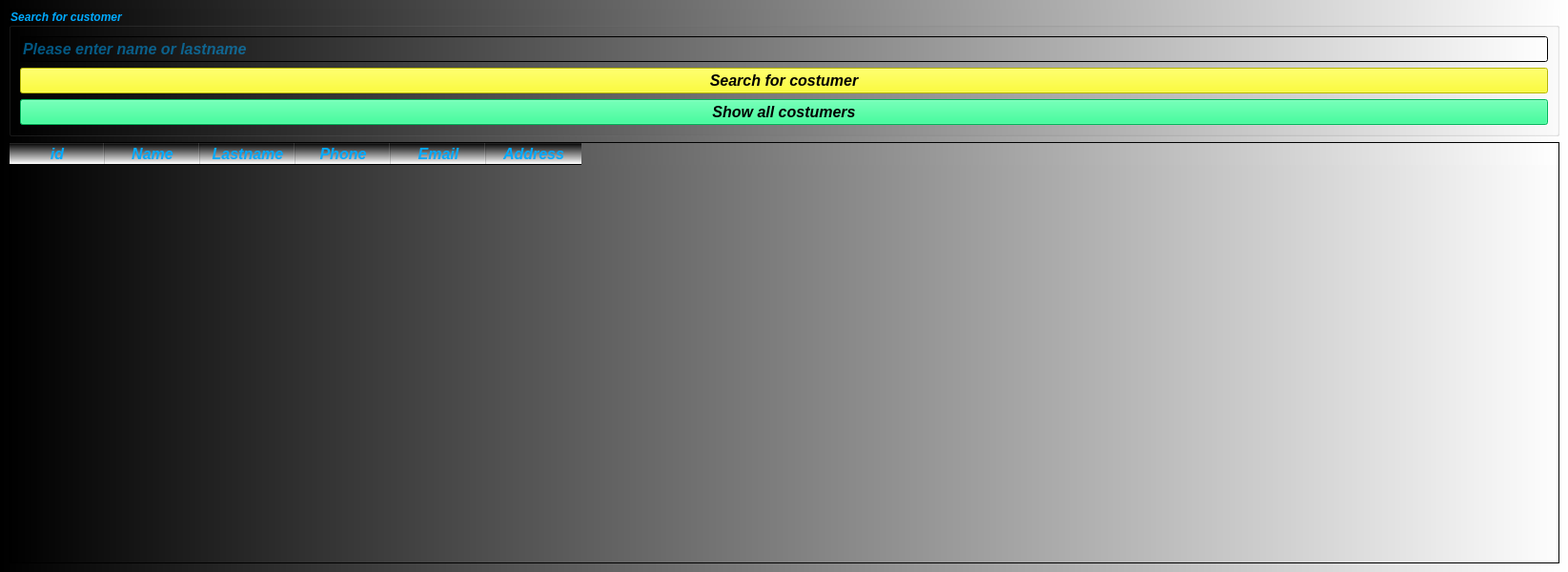
<?xml version="1.0" encoding="UTF-8"?>
<ui version="4.0">
 <class>ShowCostumersTable</class>
 <widget class="QMainWindow" name="ShowCostumersTable">
  <property name="geometry">
   <rect>
    <x>0</x>
    <y>0</y>
    <width>1645</width>
    <height>600</height>
   </rect>
  </property>
  <property name="font">
   <font>
    <pointsize>12</pointsize>
    <italic>true</italic>
    <bold>true</bold>
   </font>
  </property>
  <property name="windowTitle">
   <string>Show existing costumers</string>
  </property>
  <property name="toolTip">
   <string>Show existing costumers</string>
  </property>
  <property name="styleSheet">
   <string notr="true">color: rgb(0, 170, 255);
background-color: qlineargradient(spread:pad, x1:0, y1:0, x2:1, y2:0, stop:0 rgba(0, 0, 0, 255), stop:1 rgba(255, 255, 255, 255));</string>
  </property>
  <widget class="QWidget" name="centralwidget">
   <layout class="QGridLayout" name="gridLayout_2">
    <item row="0" column="0">
     <widget class="QGroupBox" name="groupBox">
      <property name="font">
       <font>
        <italic>true</italic>
        <bold>true</bold>
       </font>
      </property>
      <property name="title">
       <string>Search for customer</string>
      </property>
      <layout class="QGridLayout" name="gridLayout">
       <item row="0" column="0">
        <widget class="QLineEdit" name="lineEdit_nameOrLastname">
         <property name="font">
          <font>
           <pointsize>12</pointsize>
           <italic>true</italic>
           <bold>true</bold>
          </font>
         </property>
         <property name="placeholderText">
          <string>Please enter name or lastname</string>
         </property>
        </widget>
       </item>
       <item row="1" column="0">
        <widget class="QPushButton" name="pushButton_search">
         <property name="font">
          <font>
           <pointsize>12</pointsize>
           <italic>true</italic>
           <bold>true</bold>
          </font>
         </property>
         <property name="styleSheet">
          <string notr="true">color: rgb(0, 0, 0);
background-color: rgb(255, 255, 0);</string>
         </property>
         <property name="text">
          <string>Search for costumer</string>
         </property>
        </widget>
       </item>
       <item row="2" column="0">
        <widget class="QPushButton" name="pushButton_show">
         <property name="font">
          <font>
           <pointsize>12</pointsize>
           <italic>true</italic>
           <bold>true</bold>
          </font>
         </property>
         <property name="styleSheet">
          <string notr="true">color: rgb(0, 0, 0);
background-color: rgb(0, 255, 127);</string>
         </property>
         <property name="text">
          <string>Show all costumers</string>
         </property>
        </widget>
       </item>
      </layout>
     </widget>
    </item>
    <item row="1" column="0">
     <widget class="QTableWidget" name="tableWidget">
      <property name="font">
       <font>
        <pointsize>12</pointsize>
        <italic>true</italic>
        <bold>true</bold>
       </font>
      </property>
      <property name="editTriggers">
       <set>QAbstractItemView::NoEditTriggers</set>
      </property>
      <property name="alternatingRowColors">
       <bool>true</bool>
      </property>
      <property name="columnCount">
       <number>6</number>
      </property>
      <column>
       <property name="text">
        <string>id</string>
       </property>
       <property name="font">
        <font>
         <pointsize>12</pointsize>
         <italic>true</italic>
         <bold>true</bold>
        </font>
       </property>
      </column>
      <column>
       <property name="text">
        <string>Name</string>
       </property>
       <property name="font">
        <font>
         <pointsize>12</pointsize>
         <italic>true</italic>
         <bold>true</bold>
        </font>
       </property>
      </column>
      <column>
       <property name="text">
        <string>Lastname</string>
       </property>
       <property name="font">
        <font>
         <pointsize>12</pointsize>
         <italic>true</italic>
         <bold>true</bold>
        </font>
       </property>
      </column>
      <column>
       <property name="text">
        <string>Phone</string>
       </property>
       <property name="font">
        <font>
         <pointsize>12</pointsize>
         <italic>true</italic>
         <bold>true</bold>
        </font>
       </property>
      </column>
      <column>
       <property name="text">
        <string>Email</string>
       </property>
       <property name="font">
        <font>
         <pointsize>12</pointsize>
         <italic>true</italic>
         <bold>true</bold>
        </font>
       </property>
      </column>
      <column>
       <property name="text">
        <string>Address</string>
       </property>
       <property name="font">
        <font>
         <pointsize>12</pointsize>
         <italic>true</italic>
         <bold>true</bold>
        </font>
       </property>
      </column>
     </widget>
    </item>
   </layout>
  </widget>
  <widget class="QMenuBar" name="menubar">
   <property name="geometry">
    <rect>
     <x>0</x>
     <y>0</y>
     <width>1645</width>
     <height>26</height>
    </rect>
   </property>
  </widget>
 </widget>
 <resources/>
 <connections/>
</ui>
